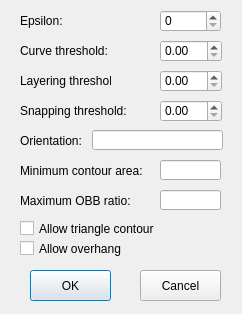
<?xml version="1.0" encoding="UTF-8"?>
<ui version="4.0">
 <class>CurveOptionDialog</class>
 <widget class="QDialog" name="CurveOptionDialog">
  <property name="geometry">
   <rect>
    <x>0</x>
    <y>0</y>
    <width>242</width>
    <height>314</height>
   </rect>
  </property>
  <property name="windowTitle">
   <string>Option Dialog</string>
  </property>
  <widget class="QPushButton" name="pushButtonOK">
   <property name="geometry">
    <rect>
     <x>30</x>
     <y>270</y>
     <width>81</width>
     <height>31</height>
    </rect>
   </property>
   <property name="text">
    <string>OK</string>
   </property>
  </widget>
  <widget class="QDoubleSpinBox" name="doubleSpinBoxLayeringThreshold">
   <property name="geometry">
    <rect>
     <x>160</x>
     <y>70</y>
     <width>62</width>
     <height>22</height>
    </rect>
   </property>
  </widget>
  <widget class="QLabel" name="label_3">
   <property name="geometry">
    <rect>
     <x>20</x>
     <y>100</y>
     <width>131</width>
     <height>21</height>
    </rect>
   </property>
   <property name="text">
    <string>Snapping threshold:</string>
   </property>
  </widget>
  <widget class="QLabel" name="label_2">
   <property name="geometry">
    <rect>
     <x>20</x>
     <y>70</y>
     <width>91</width>
     <height>21</height>
    </rect>
   </property>
   <property name="text">
    <string>Layering threshold:</string>
   </property>
  </widget>
  <widget class="QSpinBox" name="spinBoxEpsilon">
   <property name="geometry">
    <rect>
     <x>160</x>
     <y>10</y>
     <width>61</width>
     <height>22</height>
    </rect>
   </property>
  </widget>
  <widget class="QPushButton" name="pushButtonCancel">
   <property name="geometry">
    <rect>
     <x>140</x>
     <y>270</y>
     <width>81</width>
     <height>31</height>
    </rect>
   </property>
   <property name="text">
    <string>Cancel</string>
   </property>
  </widget>
  <widget class="QDoubleSpinBox" name="doubleSpinBoxSnappingThreshold">
   <property name="geometry">
    <rect>
     <x>160</x>
     <y>100</y>
     <width>62</width>
     <height>22</height>
    </rect>
   </property>
  </widget>
  <widget class="QLabel" name="label">
   <property name="geometry">
    <rect>
     <x>20</x>
     <y>10</y>
     <width>47</width>
     <height>21</height>
    </rect>
   </property>
   <property name="text">
    <string>Epsilon:</string>
   </property>
  </widget>
  <widget class="QLabel" name="label_4">
   <property name="geometry">
    <rect>
     <x>20</x>
     <y>130</y>
     <width>131</width>
     <height>21</height>
    </rect>
   </property>
   <property name="text">
    <string>Orientation:</string>
   </property>
  </widget>
  <widget class="QLabel" name="label_5">
   <property name="geometry">
    <rect>
     <x>20</x>
     <y>40</y>
     <width>91</width>
     <height>21</height>
    </rect>
   </property>
   <property name="text">
    <string>Curve threshold:</string>
   </property>
  </widget>
  <widget class="QDoubleSpinBox" name="doubleSpinBoxCurveThreshold">
   <property name="geometry">
    <rect>
     <x>160</x>
     <y>40</y>
     <width>62</width>
     <height>22</height>
    </rect>
   </property>
  </widget>
  <widget class="QLineEdit" name="lineEditOrientation">
   <property name="geometry">
    <rect>
     <x>92</x>
     <y>130</y>
     <width>131</width>
     <height>20</height>
    </rect>
   </property>
   <property name="alignment">
    <set>Qt::AlignRight|Qt::AlignTrailing|Qt::AlignVCenter</set>
   </property>
  </widget>
  <widget class="QLineEdit" name="lineEditMinContourArea">
   <property name="geometry">
    <rect>
     <x>160</x>
     <y>160</y>
     <width>61</width>
     <height>20</height>
    </rect>
   </property>
   <property name="alignment">
    <set>Qt::AlignRight|Qt::AlignTrailing|Qt::AlignVCenter</set>
   </property>
  </widget>
  <widget class="QLabel" name="label_6">
   <property name="geometry">
    <rect>
     <x>20</x>
     <y>160</y>
     <width>131</width>
     <height>21</height>
    </rect>
   </property>
   <property name="text">
    <string>Minimum contour area:</string>
   </property>
  </widget>
  <widget class="QCheckBox" name="checkBoxAllowTriangleContour">
   <property name="geometry">
    <rect>
     <x>20</x>
     <y>220</y>
     <width>141</width>
     <height>17</height>
    </rect>
   </property>
   <property name="text">
    <string>Allow triangle contour</string>
   </property>
  </widget>
  <widget class="QLabel" name="label_7">
   <property name="geometry">
    <rect>
     <x>20</x>
     <y>190</y>
     <width>131</width>
     <height>21</height>
    </rect>
   </property>
   <property name="text">
    <string>Maximum OBB ratio:</string>
   </property>
  </widget>
  <widget class="QLineEdit" name="lineEditMaxOBBRatio">
   <property name="geometry">
    <rect>
     <x>160</x>
     <y>190</y>
     <width>61</width>
     <height>20</height>
    </rect>
   </property>
   <property name="alignment">
    <set>Qt::AlignRight|Qt::AlignTrailing|Qt::AlignVCenter</set>
   </property>
  </widget>
  <widget class="QCheckBox" name="checkBoxAllowOverhang">
   <property name="geometry">
    <rect>
     <x>20</x>
     <y>240</y>
     <width>141</width>
     <height>17</height>
    </rect>
   </property>
   <property name="text">
    <string>Allow overhang</string>
   </property>
  </widget>
 </widget>
 <layoutdefault spacing="6" margin="11"/>
 <resources/>
 <connections/>
</ui>
